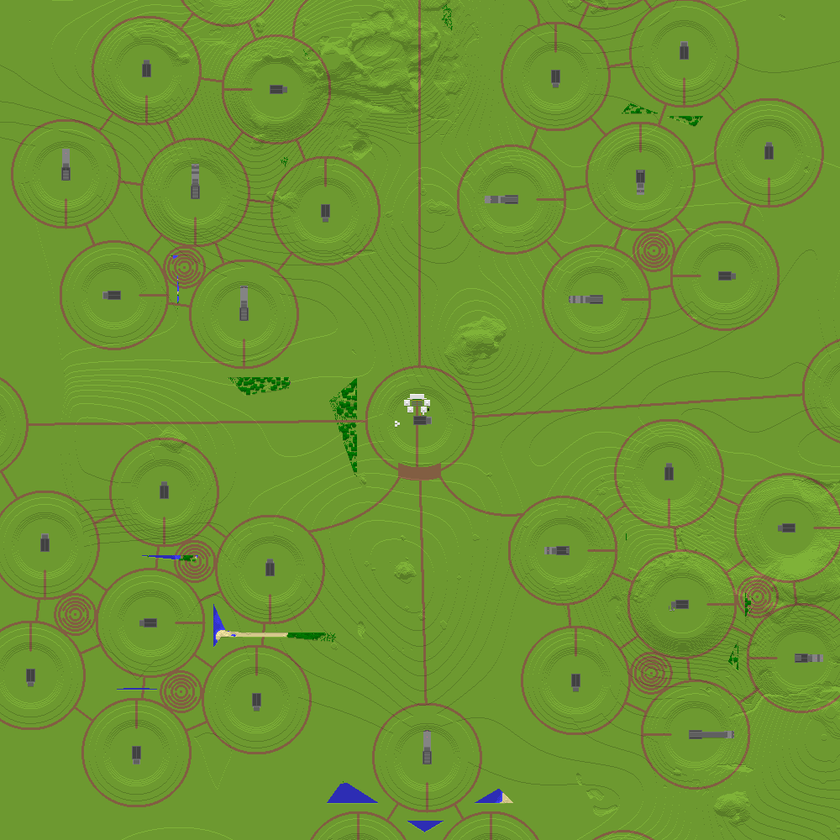
#> input picture tools/silo/frames/field-top.png, 840 x 840 px, shrunk from 1000 x 1000 before the run
$ python canon_stubs.py frames/field-top.png frames/silo1-look.png
#> lines starting #> are read from the running program, lines starting #| are printed output that depends on the picture
### tools/silo/canon_check.py
"""Check a built or planned 1:1 complex against the show: each silo's ring centre, taken back into canon units
(Silo 1 at 0,0, gate-north, flower edge 1) by the layout's own Silo 1, rotation and edge, must lie within TOL metres
of canon/fit.json's ground point, the one whose homographies Hp (founders' plaque) and Hf (2052 frame) match both
images. Also projects the positions into both images for overlays.

  uv run --with numpy canon_check.py LAYOUT.json [--positions world.json] [--tol 10]

--positions: {"n": [x, z], ...} read from the world (bowl centres), checked instead of the layout's own rings;
Silo 1, rotation and edge still come from the layout (the frame the complex was meant to be built in).
Exit status 1 when any silo is off by more than --tol.
"""
from __future__ import annotations

import argparse
import json
import math
import os
import sys

import numpy as np

HERE = os.path.dirname(os.path.abspath(__file__))
FIT = json.load(open(os.path.join(HERE, "canon", "fit.json")))
#> (reads tools/silo/canon/fit.json from the repository)
GROUND = {int(k): tuple(v) for k, v in FIT["ground"].items() if k.isdigit()}
HP, HF = np.array(FIT["Hp"]), np.array(FIT["Hf"])
# silos placed by the 2052 aerial instead of the joint fit (Artem compares the map with the aerial; the plaque is a
# hand-drawn schematic): checked against their centre measured on the aerial (canon/lines.json) within 10 m
FRAME_OVER_PLAQUE = {2: "on the aerial's axis, where the frame shows its centre"}
LINES = json.load(open(os.path.join(HERE, "canon", "lines.json")))
#> (reads tools/silo/canon/lines.json from the repository)


# [5 lines left out: function to_canon, not called in this run]


def to_world(u: tuple[float, float], one: tuple[float, float], rot_deg: float, edge: float) -> tuple[float, float]:
    c, s = math.cos(math.radians(rot_deg)), math.sin(math.radians(rot_deg))
    return one[0] + edge * (u[0] * c - u[1] * s), one[1] + edge * (u[0] * s + u[1] * c)


def proj(H: np.ndarray, u: tuple[float, float]) -> tuple[float, float]:
    q = H @ np.array([u[0], u[1], 1.0])
    return float(q[0] / q[2]), float(q[1] / q[2])


# [40 lines left out: functions check, main, not called in this run]


# [2 lines that do not run on import are left out]

### tools/silo/canon_stubs.py
"""Each ring's stub bearing as the show's 2052 frame shows it: the only straight path between the berm and the outer
ring path is the stub that runs through the berm's cut into the bowl (S3E09 aerials, the 2052 frame). For every
ring, sample the frame (through canon/fit.json Hf) along each bearing over r 0.30-0.39 of the flower edge (berm
crest to ring path at 1:1: 82-106 m of 270) and take the brightest bearing; it counts only where it stands clear of
the ring's other bearings. Bearings are canon frame (gate north, x east, z south), degrees clockwise from east
(atan2(dz, dx)).

  uv run --with numpy --with pillow canon_stubs.py FRAME.jpg OUT.json
"""
import json
import math
import sys

import numpy as np
from PIL import Image

import canon_check

R0, R1 = (float(v) for v in (sys.argv[3:5] if len(sys.argv) > 4 else (0.08, 0.27)))
img = np.asarray(Image.open(sys.argv[1]).convert("L"), float)
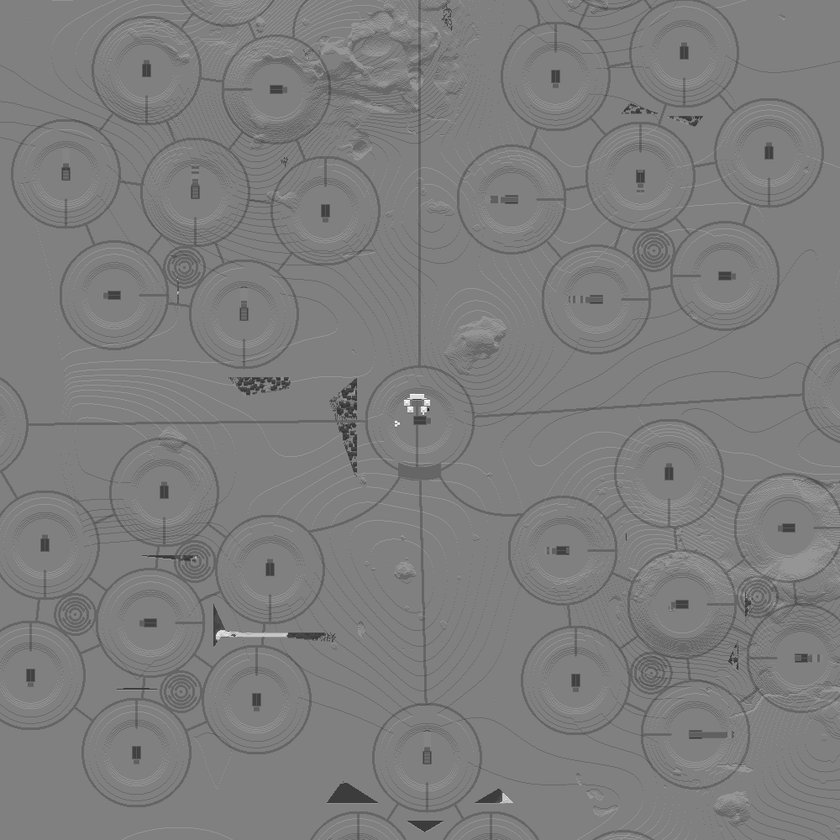
#> img: shape (840, 840) float64; min 3, max 255, mean 125.6
H, W = img.shape
#> H = 840; W = 840
out = {}
for n, (gx, gz) in canon_check.GROUND.items():
    prof = []
    for a in range(0, 360, 2):
        c, s = math.cos(math.radians(a)), math.sin(math.radians(a))
        vals = []
        for r in np.linspace(R0, R1, 14):
            u, v = canon_check.proj(canon_check.HF, (gx + r * c, gz + r * s))
            if 0 <= u < W - 1 and 0 <= v < H - 1:
                vals.append(img[int(v), int(u)])
        prof.append(np.mean(vals) if len(vals) >= 10 else np.nan)
    prof = np.array(prof)
    if np.isnan(prof).sum() > 20:
        continue
    # smooth over the fit's error (~11 px rms in this frame, a few degrees at this range)
    p = np.nan_to_num(prof, nan=np.nanmedian(prof))
    k = np.convolve(np.r_[p[-2:], p, p[:2]], np.ones(5) / 5, mode="valid")
    i = int(np.argmax(k))
    contrast = (k[i] - np.median(k)) / (np.std(k) + 1e-6)
    out[n] = {"bearing": 2 * i, "contrast": round(float(contrast), 2)}
#> after the loop, out = 27 items
json.dump(out, open(sys.argv[2], "w"), indent=0)
for n in sorted(out):
    print(n, out[n])
#> this loop made 27 passes
#> n on passes 6 to 17: 10, 11, 14, 15, 16, 17, 18, 19, 29, 30, 31, 32
#| 1 {'bearing': 248, 'contrast': 1.8}
#| 2 {'bearing': 114, 'contrast': 1.17}
#| 3 {'bearing': 152, 'contrast': 3.09}
#| 4 {'bearing': 246, 'contrast': 0.64}
#| 5 {'bearing': 276, 'contrast': 1.29}
#| 10 {'bearing': 148, 'contrast': 0.73}
#| 11 {'bearing': 56, 'contrast': 1.88}
#| 14 {'bearing': 140, 'contrast': 1.24}
#> (further printed lines are left out)
